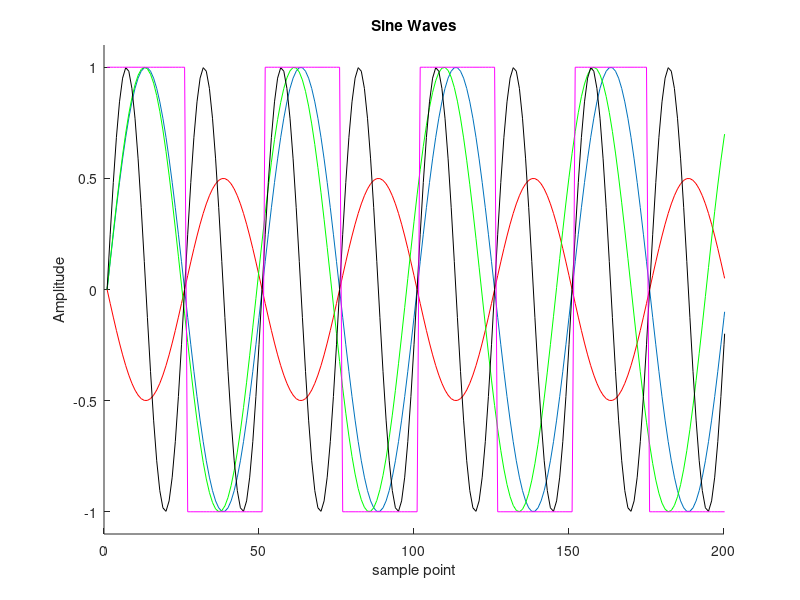
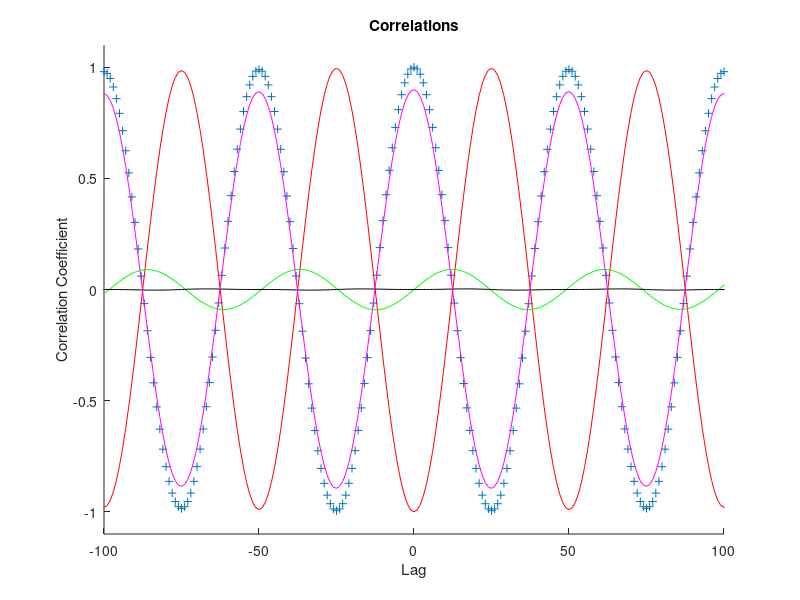

These figures' MATLAB source, in order:
%pr17_6.m
% Cross-Correlation
clear
%input funtion
t=0:.001:5;                     % Timebase
tt=-(length(t)-1):length(t)-1;  % Cross-Correlation lags
f1=20;                          % Frequencies in Hz
f2=20.7;
f3=40;
x=sin(2*pi*f1*t);               % Sine Waves
xx=0.5*sin(2*pi*f1*t+pi);
y=sin(2*pi*f2*t);
z=sin(2*pi*f3*t);
xr=x; 
for i=1:length(x); 
    if (x(i)< 0); 
        xr(i)=-1;                % rectangular wave
    else;
        xr(i)=1;
    end;
end;
% Correlation
x_x=xcorr(x,'coeff');           % Autocorrelation
x_xx=xcorr(x,xx,'coeff');       % Cross-Correlations
x_y=xcorr(x,y,'coeff');
x_z=xcorr(x,z,'coeff');
x_xr=xcorr(x,xr,'coeff');
% Figures Waveforms
figure;
hold;
plot(x);
plot(xx,'r')
plot(y,'g')
plot(z,'k')
plot(xr,'m')
axis([0 200 -1.1 1.1])
title('Sine Waves')
xlabel('sample point')
ylabel('Amplitude')
% Figures Correlations
figure;
hold;
plot(tt,x_x,'+')
plot(tt,x_xx,'r')
plot(tt,x_y,'g')
plot(tt,x_z,'k')
plot(tt,x_xr,'m')
axis([-100 100 -1.1 1.1])
title('Correlations')
xlabel('Lag')
ylabel('Correlation Coefficient')